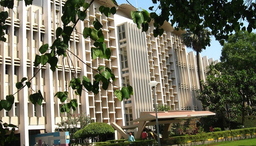
#> input picture assignment_1/Q1/data/interp/main.png, 256 x 146 px, shrunk from 701 x 401 before the run
$ python myImageRotation.py
#> lines starting #> are read from the running program, lines starting #| are printed output that depends on the picture
import numpy as np
import matplotlib.pyplot as plt
import matplotlib.image as mpimg
from scipy.ndimage import rotate

import numpy as np

def get_rotation_matrix(angle):
    """Return the 2D rotation matrix for a given angle (in degrees)."""
    theta = np.deg2rad(angle)
    return np.array([[np.cos(theta), -np.sin(theta)],
                     [np.sin(theta),  np.cos(theta)]])

def interpolate(image, x, y, method="nearest"):
    """Interpolate pixel value at (x, y) using nearest or bilinear."""
    h, w = image.shape[:2]

    if method == "nearest":
        x_round, y_round = int(round(x)), int(round(y))
        if 0 <= y_round < h and 0 <= x_round < w:
            return image[y_round, x_round]
        else:
            return 0  # background black

    elif method == "bilinear":
        x0, y0 = int(np.floor(x)), int(np.floor(y))
        x1, y1 = x0 + 1, y0 + 1

        if x0 < 0 or y0 < 0 or x1 >= w or y1 >= h:
            return 0

        # fractional parts
        dx, dy = x - x0, y - y0

        # bilinear interpolation
        I00 = image[y0, x0]
        I10 = image[y0, x1]
        I01 = image[y1, x0]
        I11 = image[y1, x1]

        return (I00 * (1 - dx) * (1 - dy) +
                I10 * dx * (1 - dy) +
                I01 * (1 - dx) * dy +
                I11 * dx * dy)

    else:
        raise ValueError("Interpolation method must be 'nearest' or 'bilinear'.")


def myImageRotation(image, angle, interpolation_method="nearest"):
    """Rotate image manually using backward mapping + interpolation."""
    h, w = image.shape[:2]
    rotated = np.zeros_like(image)

    # center of image
    cx, cy = w / 2, h / 2

    # inverse rotation matrix
    R = get_rotation_matrix(-angle)

    for y_new in range(h):
        for x_new in range(w):
            # shift to origin
            x_shift, y_shift = x_new - cx, y_new - cy

            # apply inverse rotation
            x_old, y_old = R @ np.array([x_shift, y_shift])

            # shift back
            x_src, y_src = x_old + cx, y_old + cy

            # assign interpolated value
            rotated[y_new, x_new] = interpolate(image, x_src, y_src, method=interpolation_method)

    return rotated


try:
    main_image = mpimg.imread('data/interp/main.png')
#> main_image is the input picture: shape (146, 256, 3) float32; mean R, G, B 0.445, 0.439, 0.362
except FileNotFoundError:
    print("Check the file path.")


angle = 5

rotated_bilinear = myImageRotation(main_image, angle, 'bilinear')
#> the loop in myImageRotation, `for y_new in range(h):` made 146 passes
#> after the loop in myImageRotation, `for y_new in range(h):`:
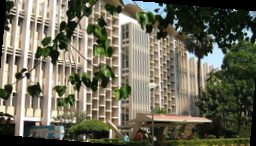
#> rotated: shape (146, 256, 3) float32; mean R, G, B 0.425, 0.418, 0.347
rotated_nearest = myImageRotation(main_image, angle, 'nearest')
#> call 2 of myImageRotation, with angle = 5, interpolation_method = 'nearest'
#> after the loop in myImageRotation (call 2), `for y_new in range(h):`:
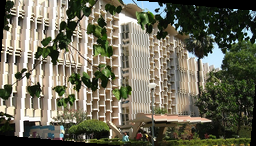
#> rotated: shape (146, 256, 3) float32; mean R, G, B 0.427, 0.419, 0.348

# Display the results
fig, axes = plt.subplots(3, 1, figsize=(21, 7))

axes[0].imshow(main_image)
axes[0].set_title('Original Image')
# axes[0].axis('off')

axes[1].imshow(rotated_nearest)
axes[1].set_title('Nearest Neighbor')
# axes[1].axis('off')

axes[2].imshow(rotated_bilinear)
axes[2].set_title('Bilinear')
# axes[2].axis('off')

plt.tight_layout()
plt.show()
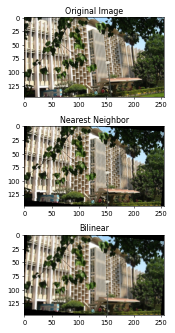
#> figure drawn by matplotlib, 3 panels

$ run again, with assignment_1/Q1/data/interp/suit.png copied over assignment_1/Q1/data/interp/main.png
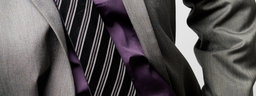
#> input picture assignment_1/Q1/data/interp/suit.png, 256 x 96 px, shrunk from 1814 x 681 before the run
#> main_image is the input picture: shape (96, 256, 3) float32; mean R, G, B 0.334, 0.318, 0.322
#> the loop in myImageRotation, `for y_new in range(h):` made 96 passes
#> after the loop in myImageRotation (call 2), `for y_new in range(h):`:
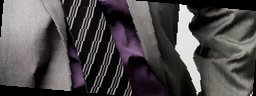
#> rotated: shape (96, 256, 3) float32; mean R, G, B 0.308, 0.292, 0.297
#> `plt.show()`:
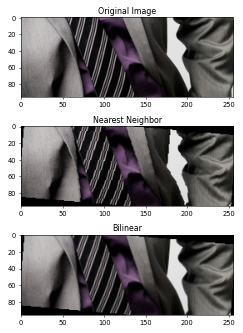
#> figure drawn by matplotlib, 3 panels
